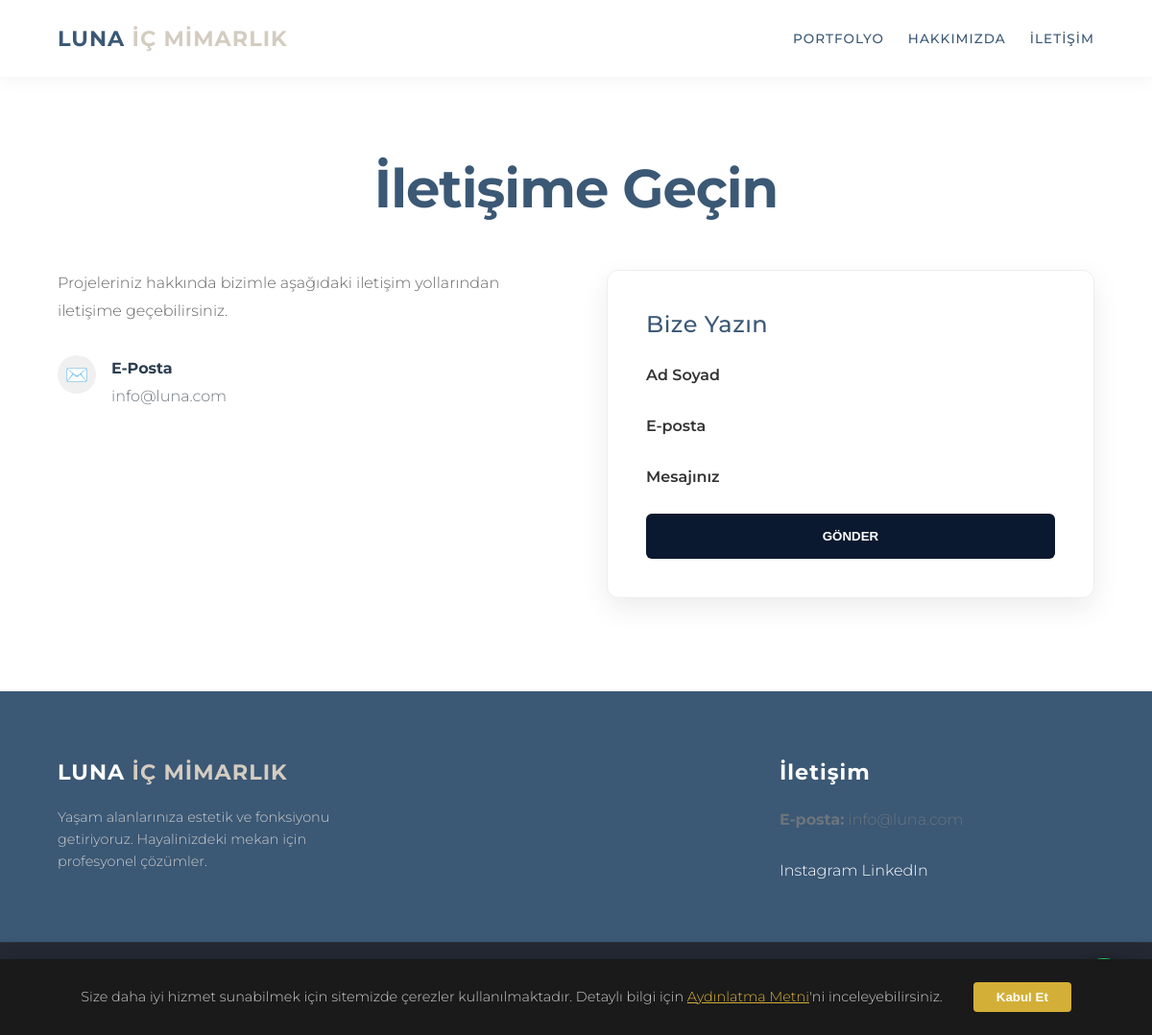
Page /iletisim/ on the earlier database version.
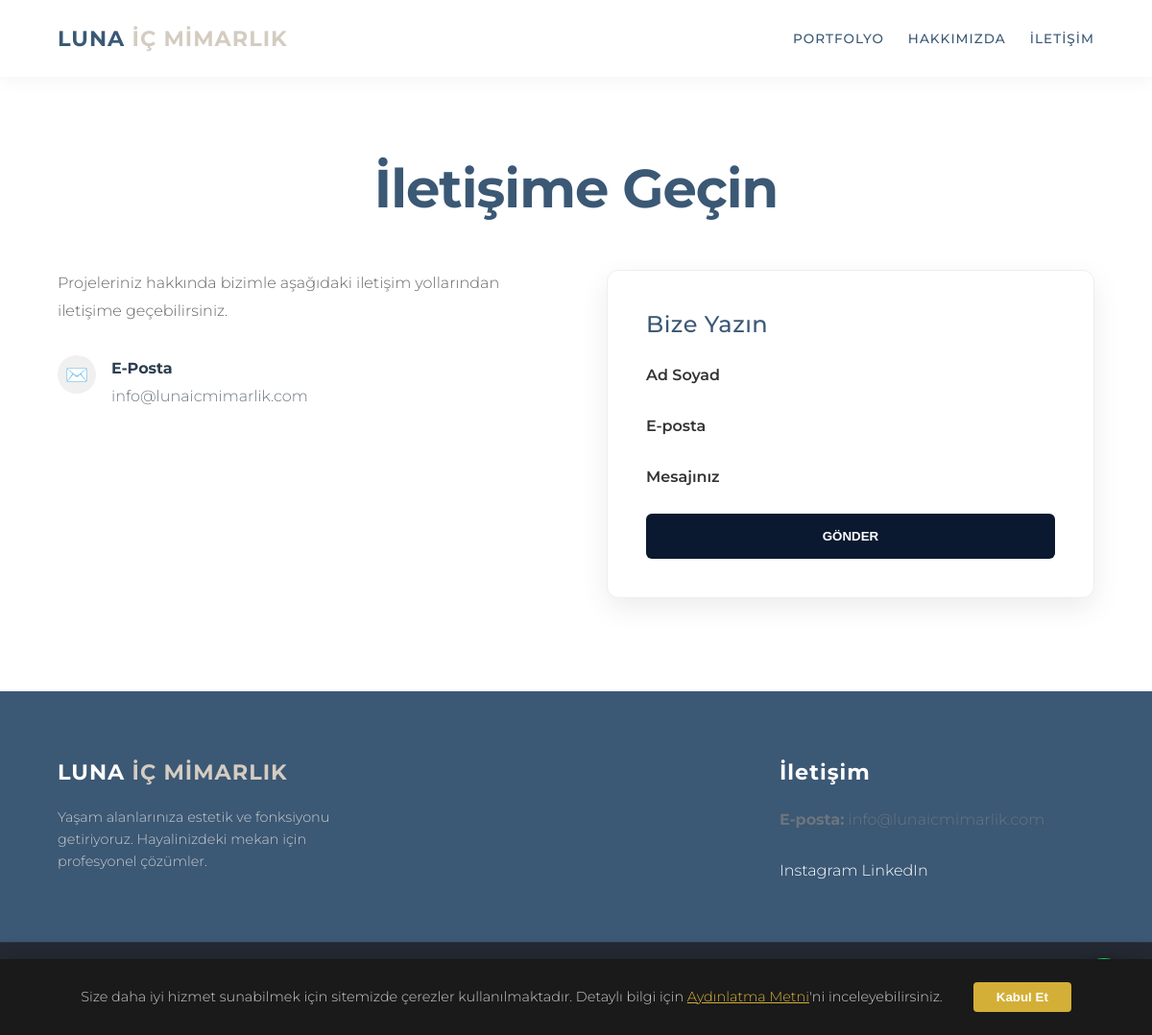
Same page on the later database version.
### portfolio/models.py (models this page shows, shortened)
class SiteSettings(models.Model):
    phone = models.CharField(max_length=20, verbose_name="Telefon Numarası")
    email = models.EmailField(verbose_name="E-posta Adresi")
    address = models.TextField(verbose_name="Adres")
    map_link = models.TextField(verbose_name="Google Maps Embed Linki (iframe içindeki src)", blank=True, null=True)
    instagram = models.URLField(verbose_name="Instagram Linki", blank=True, null=True)
    linkedin = models.URLField(verbose_name="LinkedIn Linki", blank=True, null=True)
    about_title = models.CharField(max_length=200, verbose_name="Hakkımızda Başlık", default="Biz Kimiz?")
    about_description = models.TextField(verbose_name="Hakkımızda Metni")
    about_image = models.ImageField(upload_to='site/', verbose_name="Hakkımızda Görseli", blank=True, null=True)
    class Meta:
        verbose_name = "Site Ayarları"
        verbose_name_plural = "Site Ayarları"

### portfolio/views.py (the view)
# urls.py: path('iletisim/', views.contact, name='contact'),
def contact(request):
    return render(request, 'portfolio/contact.html')

### portfolio/context_processors.py (called while the page is built)
def global_settings(request):
    settings = SiteSettings.objects.first()
    return {'site_info': settings}

### portfolio/templates/portfolio/contact.html (shortened to what this page needs)
{% extends 'portfolio/base.html' %}
{% block content %}
<div class="container" data-aos="fade-up">
    <h1 style="text-align: center; margin-bottom: 3rem;">İletişime Geçin</h1>
    <div class="contact-grid">
        <div class="contact-info" >
            <p style="margin-bottom: 2rem; color: #666;">Projeleriniz hakkında bizimle aşağıdaki iletişim yollarından iletişime geçebilirsiniz.</p>
            <div class="info-item">
                <div class="icon">✉️</div>
                <div>
                    <strong>E-Posta</strong>
                    <p>{{ site_info.email }}</p>
                </div>
            </div>
        </div>
        <div class="contact-form-wrapper">
            {% if success %}
                <div class="success-box">
                    <h3>Teşekkürler!</h3>
                    <p>Mesajınız bize ulaştı. En kısa sürede dönüş yapacağız.</p>
                    <a href="{% url 'home' %}">Ana Sayfaya Dön</a>
                </div>
            {% else %}
                <form method="post">
                    <h3 style="margin-bottom: 1.5rem;">Bize Yazın</h3>
                    <div class="form-group">
                        <label>Ad Soyad</label>
                    </div>
                    <div class="form-group">
                        <label>E-posta</label>
                    </div>
                    <div class="form-group">
                        <label>Mesajınız</label>
                    </div>
                    <button type="submit" class="submit-btn">GÖNDER</button>
                </form>
            {% endif %}
        </div>
    </div>
</div>
{% endblock %}

### portfolio/templates/portfolio/base.html (shortened to what this page needs)
<!DOCTYPE html>
<html lang="tr">
<head>
    <link href="https://unpkg.com/aos@2.3.1/dist/aos.css" rel="stylesheet">
    <link href="https://cdnjs.cloudflare.com/ajax/libs/lightbox2/2.11.3/css/lightbox.min.css" rel="stylesheet" />
</head>
<body>
    <header>
        <nav>
            <a href="{% url 'home' %}" class="logo-link">
                <div class="logo">LUNA <span>İÇ MİMARLIK</span></div>
            </a>
            <div class="nav-links">
                <a href="{% url 'portfolio' %}">Portfolyo</a> <a href="{% url 'about' %}">Hakkımızda</a>
                <a href="{% url 'contact' %}">İletişim</a>
                </div>
        </nav>
    </header>
    <div style="min-height: 80vh;">
        {% block content %}
        {% endblock %}
    </div>
    <a href="https://wa.me/905550000000?text=Merhaba,%20hizmetleriniz%20hakkında%20bilgi%20almak%20istiyorum." class="whatsapp-float" target="_blank">
    </a>
    <footer>
        <div class="footer-container">
            <div class="footer-col">
                <div class="logo" style="margin-bottom: 1rem; color: #fff;">LUNA <span>İÇ MİMARLIK</span></div>
                <p style="color: #ccc; font-size: 0.9rem; line-height: 1.6;">
                    Yaşam alanlarınıza estetik ve fonksiyonu getiriyoruz.
                    Hayalinizdeki mekan için profesyonel çözümler.
                </p>
            </div>
            <div class="footer-col">
            </div>
            <div class="footer-info">
                <div class="logo" style="margin-bottom: 1rem; color: #fff;">İletişim</div>
                {% if site_info %}
                    <p><strong>E-posta:</strong> {{ site_info.email }}</p> <div class="social-links">
                        {% if site_info.instagram %}
                            <a href="{{ site_info.instagram }}" target="_blank">Instagram</a>
                        {% endif %}
                        {% if site_info.linkedin %}
                            <a href="{{ site_info.linkedin }}" target="_blank">LinkedIn</a>
                        {% endif %}
                    </div>
                {% else %}
                    <p>Lütfen Admin Panelinden Site Ayarlarını giriniz.</p>
                {% endif %}
            </div>
        </div>
        <div class="footer-bottom">
            <p>&copy; 2025 Luna İç Mimarlık. Tüm hakları saklıdır.</p>
        </div>
    </footer>
    <div id="cookie-banner" class="cookie-banner">
    <p>
        Size daha iyi hizmet sunabilmek için sitemizde çerezler kullanılmaktadır.
        Detaylı bilgi için <a href="{% url 'kvkk' %}" style="color: #d4af37; text-decoration: underline;">Aydınlatma Metni</a>'ni inceleyebilirsiniz.
    </p>
    <button id="accept-cookies" class="cookie-btn">Kabul Et</button>
</div>
</body>
</html>

Differences in the rows shown:
changed SiteSettings: email "info@luna.com" → "info@lunaicmimarlik.com"
